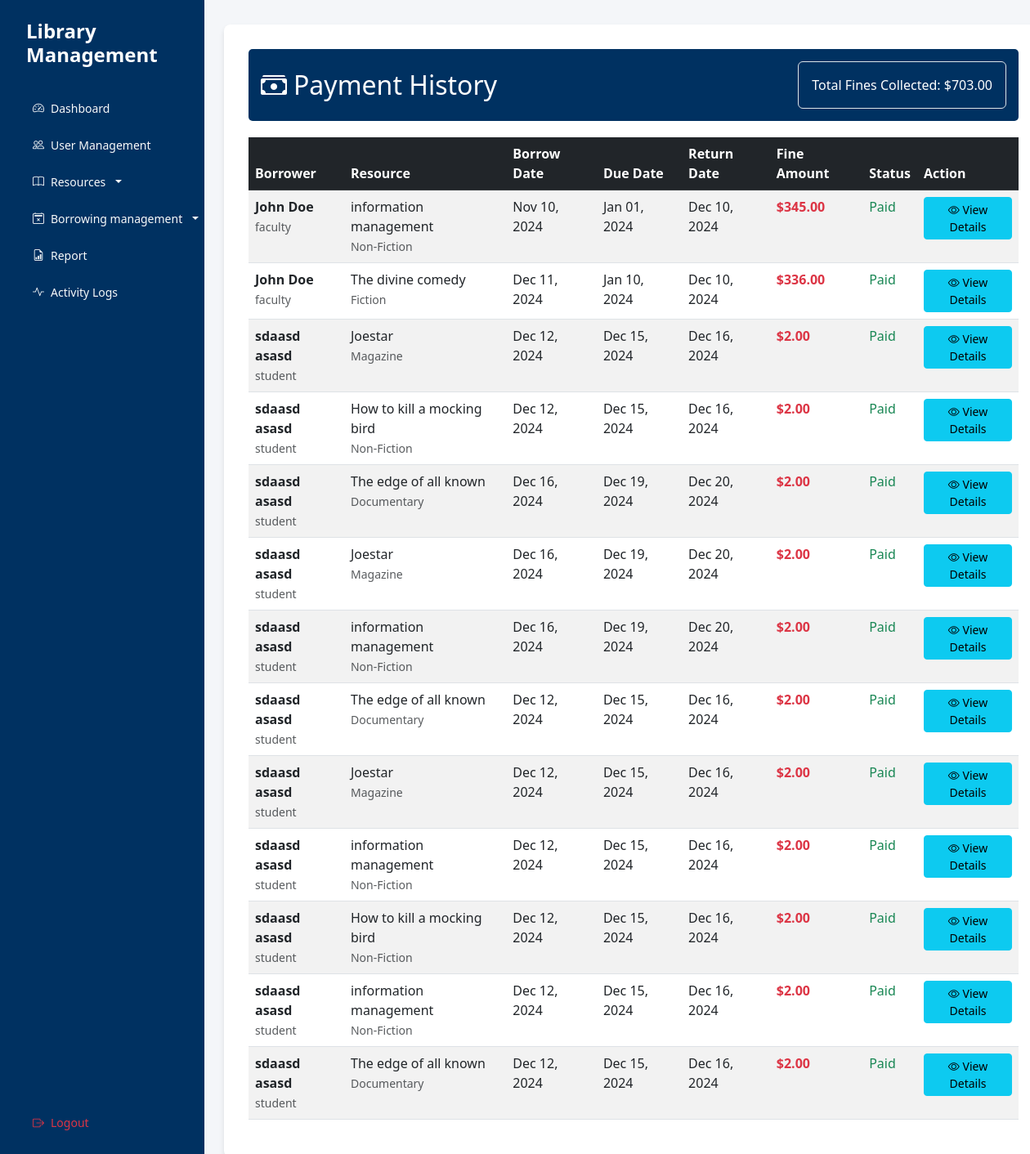
The page /interface/payment-history.php (signed in) on the database its author committed.
### tables this page shows
CREATE TABLE `borrowings` (
  `borrowing_id` int(11) NOT NULL,
  `user_id` int(11) NOT NULL,
  `resource_id` int(11) NOT NULL,
  `borrow_date` datetime DEFAULT current_timestamp(),
  `due_date` datetime DEFAULT NULL,
  `return_date` datetime DEFAULT NULL,
  `fine_amount` decimal(10,2) DEFAULT 0.00,
  `status` enum('active','returned','overdue') DEFAULT 'active'
);

CREATE TABLE `users` (
  `user_id` int(11) NOT NULL,
  `membership_id` varchar(20) DEFAULT NULL,
  `username` varchar(50) NOT NULL,
  `password` varchar(255) NOT NULL,
  `first_name` varchar(50) NOT NULL,
  `last_name` varchar(50) NOT NULL,
  `email` varchar(100) NOT NULL,
  `role` enum('admin','student','faculty','staff') NOT NULL,
  `max_books` int(11) NOT NULL,
  `created_at` timestamp NOT NULL DEFAULT current_timestamp(),
  `updated_at` timestamp NOT NULL DEFAULT current_timestamp() ON UPDATE current_timestamp()
);

CREATE TABLE `library_resources` (
  `resource_id` int(11) NOT NULL,
  `title` varchar(255) NOT NULL,
  `accession_number` varchar(20) NOT NULL,
  `category` varchar(50) NOT NULL,
  `status` enum('available','borrowed','maintenance') DEFAULT 'available',
  `created_at` timestamp NOT NULL DEFAULT current_timestamp(),
  `updated_at` timestamp NOT NULL DEFAULT current_timestamp() ON UPDATE current_timestamp(),
  `cover_image` varchar(255) DEFAULT NULL
);

### interface/payment-history.php (the view, shortened to what this page needs)
<?php
try {
    $conn = (new Database())->getConnection();
    $query = "SELECT
                b.borrowing_id,
                u.user_id,
                u.first_name,
                u.last_name,
                u.email,
                u.role,
                lr.title AS resource_title,
                lr.category AS resource_type,
                b.borrow_date,
                b.due_date,
                b.return_date,
                b.status,
                b.fine_amount,
                CASE
                    WHEN lr.category = 'book' THEN bk.author
                    WHEN lr.category = 'periodical' THEN p.volume
                    WHEN lr.category = 'media' THEN m.media_type
                END AS resource_detail
              FROM borrowings b
              JOIN users u ON b.user_id = u.user_id
              JOIN library_resources lr ON b.resource_id = lr.resource_id
              LEFT JOIN books bk ON lr.resource_id = bk.resource_id AND lr.category = 'book'
              LEFT JOIN periodicals p ON lr.resource_id = p.resource_id AND lr.category = 'periodical'
              LEFT JOIN media_resources m ON lr.resource_id = m.resource_id AND lr.category = 'media'
              WHERE b.fine_amount > 0
              ORDER BY b.fine_amount DESC";
    $stmt = $conn->prepare($query);
    $stmt->execute();
    $fineResources = $stmt->fetchAll(PDO::FETCH_ASSOC);
    $totalFines = array_reduce($fineResources, function($carry, $borrowing) {
        return $carry + $borrowing['fine_amount'];
    }, 0);
} catch (PDOException $e) {
    error_log("Payment history error: " . $e->getMessage());
    $fineResources = [];
    $totalFines = 0;
}
?>
<!DOCTYPE html>
<html lang="en">
<head>
    <link href="https://cdn.jsdelivr.net/npm/bootstrap@5.3.0/dist/css/bootstrap.min.css" rel="stylesheet">
    <link href="https://cdn.jsdelivr.net/npm/bootstrap-icons@1.10.0/font/bootstrap-icons.css" rel="stylesheet">
    <link href="assets/css/style.css" rel="stylesheet">
</head>
<body>
    <div class="d-flex">
        <?php include 'includes/sidebarModal.php'; ?>
        <main class="col-md-9 ms-sm-auto col-lg-10 px-md-4">
            <div class="payment-history-container">
                <div class="page-header d-flex justify-content-between align-items-center">
                    <h2 class="mb-0">
                        <i class="bi bi-cash-stack me-2"></i>Payment History
                    </h2>
                    <div class="box p-3 border rounded">
                        <span>Total Fines Collected: $<?php echo number_format($totalFines, 2); ?></span>
                    </div>
                </div>
                <?php if (empty($fineResources)): ?>
                    <div class="alert alert-info">No fines to display.</div>
                <?php else: ?>
                    <div class="table-responsive">
                        <table class="table table-striped table-hover">
                            <thead class="table-dark">
                                <tr>
                                    <th>Borrower</th>
                                    <th>Resource</th>
                                    <th>Borrow Date</th>
                                    <th>Due Date</th>
                                    <th>Return Date</th>
                                    <th>Fine Amount</th>
                                    <th>Status</th>
                                    <th>Action</th>
                                </tr>
                            </thead>
                            <tbody>
                                <?php foreach ($fineResources as $borrowing): ?>
                                    <tr>
                                        <td>
                                            <strong><?php echo htmlspecialchars($borrowing['first_name'] . ' ' . $borrowing['last_name']); ?></strong>
                                            <br>
                                            <small class="text-muted"><?php echo htmlspecialchars($borrowing['role']); ?></small>
                                        </td>
                                        <td>
                                            <?php echo htmlspecialchars($borrowing['resource_title']); ?>
                                            <br>
                                            <small class="text-muted">
                                                <?php echo htmlspecialchars($borrowing['resource_type']);
                                                ?>
                                            </small>
                                        </td>
                                        <td><?php echo date('M d, Y', strtotime($borrowing['borrow_date'])); ?></td>
                                        <td><?php echo date('M d, Y', strtotime($borrowing['due_date'])); ?></td>
                                        <td>
                                            <?php
                                            if ($borrowing['return_date']) {
                                                echo date('M d, Y', strtotime($borrowing['return_date']));
                                            } else {
                                                echo '<span class="text-warning">Not Returned</span>';
                                            }
                                            ?>
                                        </td>
                                        <td>
                                            <strong class="text-danger">$<?php echo number_format($borrowing['fine_amount'], 2); ?></strong>
                                        </td>
                                        <td>
                                            <?php
                                            $statusClass = $borrowing['status'] === 'returned' ? 'text-success' : 'text-warning';
                                            $statusText = $borrowing['status'] === 'returned' ? 'Paid' : ucfirst($borrowing['status']);
                                            ?>
                                            <span class="<?php echo $statusClass; ?>">
                                                <?php echo htmlspecialchars($statusText); ?>
                                            </span>
                                        </td>
                                        <td>
                                            <button class="btn btn-sm btn-info" data-bs-toggle="modal"
                                                    data-bs-target="#paymentModal<?php echo $borrowing['borrowing_id']; ?>">
                                                <i class="bi bi-eye"></i> View Details
                                            </button>
                                        </td>
                                    </tr>
                                <?php endforeach; ?>
                            </tbody>
                        </table>
                    </div>
                <?php endif; ?>
            </div>
        </main>
    </div>
</body>
</html>

### interface/assets/css/style.css (style rules this page uses)
body { background-color: #f4f6f9; }
.page-header { background-color: #003161; color: white; padding: 15px; border-radius: 5px; margin-bottom: 20px; }

### interface/payment-history.php (style rules this page uses)
body { background-color: #f4f6f9; }
.payment-history-container { background-color: white; border-radius: 8px; box-shadow: 0 4px 6px rgba(0,0,0,0.1); padding: 30px; margin-top: 30px; }
.page-header { background-color: #003161; color: white; padding: 15px; border-radius: 5px; margin-bottom: 20px; }

### rows shown on the page
borrowings: user.last_name "John Doe", user.role "faculty", resource.title "information management", resource.category "Non-Fiction", borrow_date "Nov 10, 2024", due_date "Jan 01, 2024", return_date "Dec 10, 2024", fine_amount "345.00", status "Paid"
borrowings: user.last_name "John Doe", user.role "faculty", resource.title "The divine comedy", resource.category "Fiction", borrow_date "Dec 11, 2024", due_date "Jan 10, 2024", return_date "Dec 10, 2024", fine_amount "336.00", status "Paid"
borrowings: user.last_name "sdaasd asasd", user.role "student", resource.title "Joestar", resource.category "Magazine", borrow_date "Dec 12, 2024", due_date "Dec 15, 2024", return_date "Dec 16, 2024", fine_amount "2.00", status "Paid"
borrowings: user.last_name "sdaasd asasd", user.role "student", resource.title "How to kill a mocking bird", resource.category "Non-Fiction", borrow_date "Dec 12, 2024", due_date "Dec 15, 2024", return_date "Dec 16, 2024", fine_amount "2.00", status "Paid"
borrowings: user.last_name "sdaasd asasd", user.role "student", resource.title "The edge of all known", resource.category "Documentary", borrow_date "Dec 16, 2024", due_date "Dec 19, 2024", return_date "Dec 20, 2024", fine_amount "2.00", status "Paid"
borrowings: user.last_name "sdaasd asasd", user.role "student", resource.title "Joestar", resource.category "Magazine", borrow_date "Dec 16, 2024", due_date "Dec 19, 2024", return_date "Dec 20, 2024", fine_amount "2.00", status "Paid"
borrowings: user.last_name "sdaasd asasd", user.role "student", resource.title "information management", resource.category "Non-Fiction", borrow_date "Dec 16, 2024", due_date "Dec 19, 2024", return_date "Dec 20, 2024", fine_amount "2.00", status "Paid"
borrowings: user.last_name "sdaasd asasd", user.role "student", resource.title "The edge of all known", resource.category "Documentary", borrow_date "Dec 12, 2024", due_date "Dec 15, 2024", return_date "Dec 16, 2024", fine_amount "2.00", status "Paid"
borrowings: user.last_name "sdaasd asasd", user.role "student", resource.title "Joestar", resource.category "Magazine", borrow_date "Dec 12, 2024", due_date "Dec 15, 2024", return_date "Dec 16, 2024", fine_amount "2.00", status "Paid"
borrowings: user.last_name "sdaasd asasd", user.role "student", resource.title "information management", resource.category "Non-Fiction", borrow_date "Dec 12, 2024", due_date "Dec 15, 2024", return_date "Dec 16, 2024", fine_amount "2.00", status "Paid"
borrowings: user.last_name "sdaasd asasd", user.role "student", resource.title "How to kill a mocking bird", resource.category "Non-Fiction", borrow_date "Dec 12, 2024", due_date "Dec 15, 2024", return_date "Dec 16, 2024", fine_amount "2.00", status "Paid"
borrowings: user.last_name "sdaasd asasd", user.role "student", resource.title "information management", resource.category "Non-Fiction", borrow_date "Dec 12, 2024", due_date "Dec 15, 2024", return_date "Dec 16, 2024", fine_amount "2.00", status "Paid"
borrowings: user.last_name "sdaasd asasd", user.role "student", resource.title "The edge of all known", resource.category "Documentary", borrow_date "Dec 12, 2024", due_date "Dec 15, 2024", return_date "Dec 16, 2024", fine_amount "2.00", status "Paid"

### other values the page prints
$totalFines "703.00"
